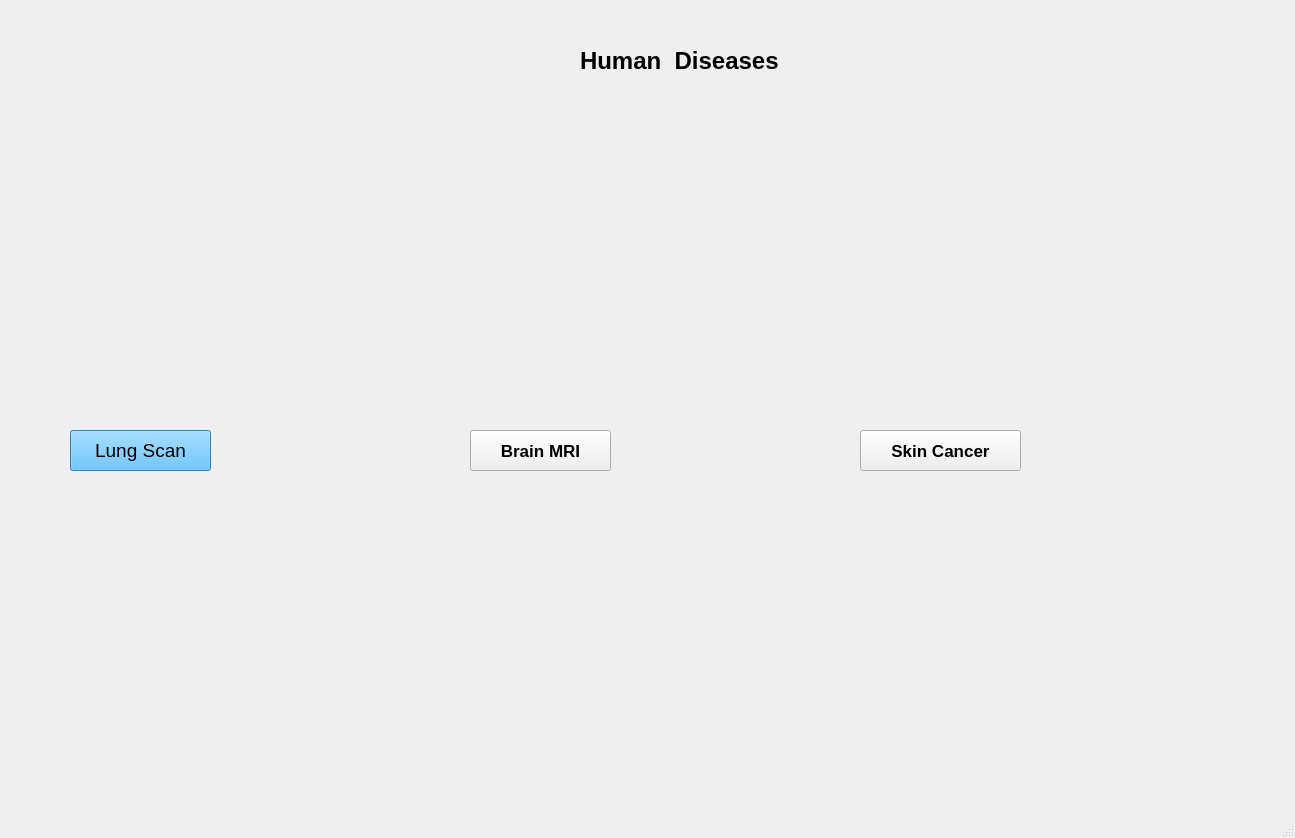
<?xml version="1.0" encoding="UTF-8"?>
<ui version="4.0">
 <class>MainWindow</class>
 <widget class="QMainWindow" name="MainWindow">
  <property name="geometry">
   <rect>
    <x>0</x>
    <y>0</y>
    <width>1295</width>
    <height>838</height>
   </rect>
  </property>
  <property name="font">
   <font>
    <pointsize>13</pointsize>
   </font>
  </property>
  <property name="windowTitle">
   <string>MainWindow</string>
  </property>
  <widget class="QWidget" name="centralwidget">
   <widget class="QPushButton" name="pushButton">
    <property name="geometry">
     <rect>
      <x>70</x>
      <y>430</y>
      <width>141</width>
      <height>41</height>
     </rect>
    </property>
    <property name="font">
     <font>
      <family>MS Shell Dlg 2</family>
      <pointsize>14</pointsize>
      <weight>9</weight>
      <italic>false</italic>
      <bold>false</bold>
     </font>
    </property>
    <property name="styleSheet">
     <string notr="true">font: 75 14pt &quot;MS Shell Dlg 2&quot;;
background-color: rgb(60, 180, 255);</string>
    </property>
    <property name="text">
     <string>Lung Scan</string>
    </property>
   </widget>
   <widget class="QPushButton" name="pushButton_2">
    <property name="geometry">
     <rect>
      <x>470</x>
      <y>430</y>
      <width>141</width>
      <height>41</height>
     </rect>
    </property>
    <property name="font">
     <font>
      <pointsize>13</pointsize>
      <weight>75</weight>
      <bold>true</bold>
     </font>
    </property>
    <property name="text">
     <string>Brain MRI</string>
    </property>
   </widget>
   <widget class="QLabel" name="label">
    <property name="geometry">
     <rect>
      <x>50</x>
      <y>400</y>
      <width>381</width>
      <height>401</height>
     </rect>
    </property>
    <property name="text">
     <string/>
    </property>
    <property name="pixmap">
     <pixmap>gifFile-ezgif.com-video-to-gif-converter.gif</pixmap>
    </property>
    <property name="scaledContents">
     <bool>true</bool>
    </property>
   </widget>
   <widget class="QLabel" name="label_2">
    <property name="geometry">
     <rect>
      <x>450</x>
      <y>400</y>
      <width>361</width>
      <height>401</height>
     </rect>
    </property>
    <property name="text">
     <string/>
    </property>
    <property name="pixmap">
     <pixmap>gifFile2-ezgif.com-video-to-gif-converter.gif</pixmap>
    </property>
    <property name="scaledContents">
     <bool>true</bool>
    </property>
   </widget>
   <widget class="QLabel" name="label_5">
    <property name="geometry">
     <rect>
      <x>830</x>
      <y>400</y>
      <width>361</width>
      <height>401</height>
     </rect>
    </property>
    <property name="text">
     <string/>
    </property>
    <property name="pixmap">
     <pixmap>4i5T.gif</pixmap>
    </property>
    <property name="scaledContents">
     <bool>true</bool>
    </property>
    <property name="margin">
     <number>-2</number>
    </property>
    <property name="indent">
     <number>14</number>
    </property>
   </widget>
   <widget class="QPushButton" name="pushButton_3">
    <property name="geometry">
     <rect>
      <x>860</x>
      <y>430</y>
      <width>161</width>
      <height>41</height>
     </rect>
    </property>
    <property name="font">
     <font>
      <pointsize>13</pointsize>
      <weight>75</weight>
      <bold>true</bold>
     </font>
    </property>
    <property name="text">
     <string>Skin Cancer</string>
    </property>
   </widget>
   <widget class="QLabel" name="label_3">
    <property name="geometry">
     <rect>
      <x>50</x>
      <y>20</y>
      <width>611</width>
      <height>361</height>
     </rect>
    </property>
    <property name="text">
     <string/>
    </property>
    <property name="pixmap">
     <pixmap>logo.jpg</pixmap>
    </property>
    <property name="scaledContents">
     <bool>true</bool>
    </property>
   </widget>
   <widget class="QLabel" name="label_4">
    <property name="geometry">
     <rect>
      <x>580</x>
      <y>20</y>
      <width>271</width>
      <height>81</height>
     </rect>
    </property>
    <property name="font">
     <font>
      <pointsize>18</pointsize>
      <weight>75</weight>
      <bold>true</bold>
     </font>
    </property>
    <property name="text">
     <string>Human  Diseases</string>
    </property>
   </widget>
   <zorder>label_2</zorder>
   <zorder>label</zorder>
   <zorder>pushButton</zorder>
   <zorder>pushButton_2</zorder>
   <zorder>label_5</zorder>
   <zorder>pushButton_3</zorder>
   <zorder>label_3</zorder>
   <zorder>label_4</zorder>
  </widget>
  <widget class="QMenuBar" name="menubar">
   <property name="geometry">
    <rect>
     <x>0</x>
     <y>0</y>
     <width>1295</width>
     <height>26</height>
    </rect>
   </property>
  </widget>
  <widget class="QStatusBar" name="statusbar"/>
 </widget>
 <resources/>
 <connections/>
</ui>
